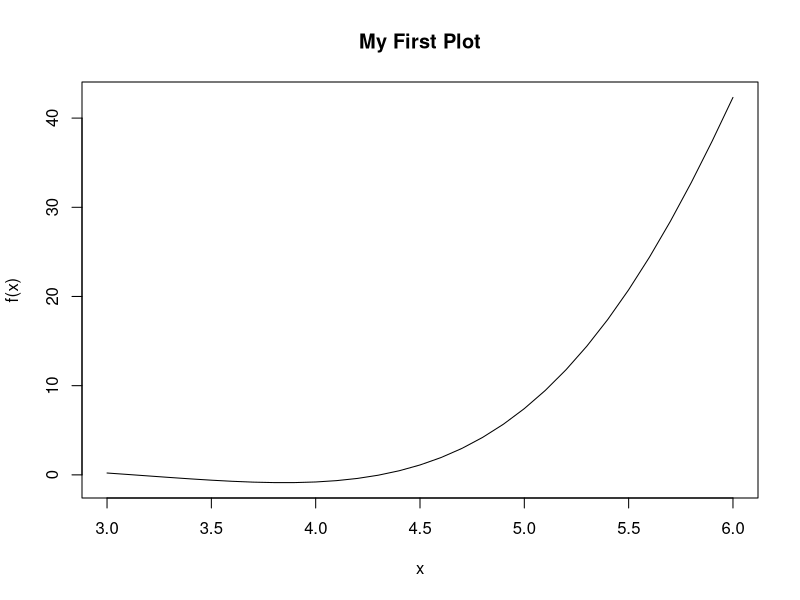

Write the R code that produced this figure.
# Define the function
f <- function(x) {
  0.1 * exp(x) * cos(x) + 2 * log(abs(x))
}

# Create the vector cVec
x_values <- seq(3, 6, by = 0.1)
cVec <- f(x_values)

# Calculate the sum
sum_cVec <- sum(cVec)
print(paste("The sum of this vector is:", format(sum_cVec, digits = 7)))

# Plot the vector
plot(x_values, cVec, type = "l", main = "My First Plot", xlab = "x", ylab = "f(x)")
